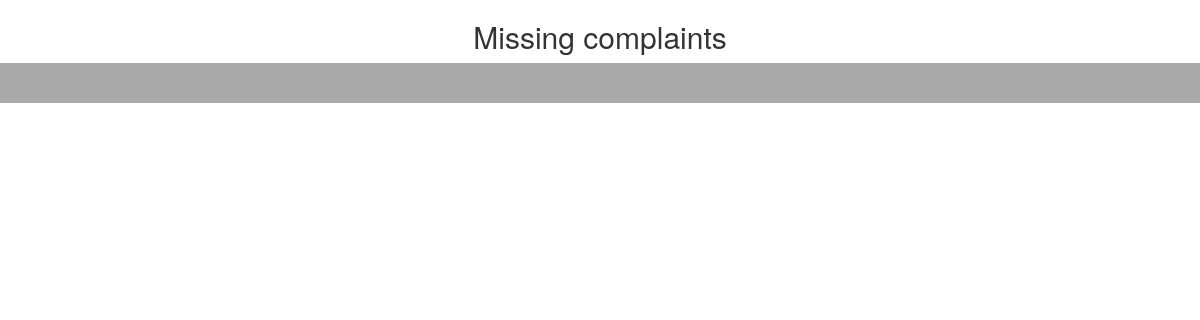
The app's page /EasyFind/book.php, older data.
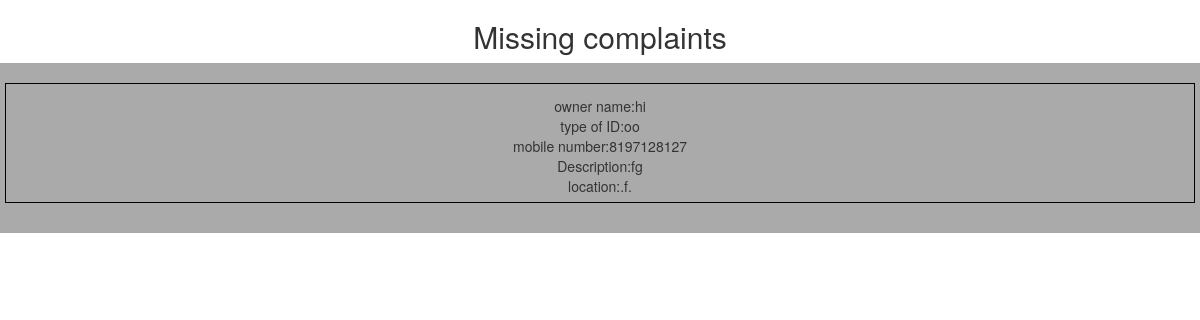
The same page, newer data.
### tables this page shows
CREATE TABLE `book` (
  `id` int(10) NOT NULL,
  `owner` varchar(255) NOT NULL,
  `typeid` varchar(255) NOT NULL,
  `phone` varchar(255) NOT NULL,
  `des` text NOT NULL,
  `location` varchar(255) NOT NULL
);

### EasyFind/book.php (the view, shortened to what this page needs)
<!DOCTYPE html>
    <html lang="en">
    <head>
        <link rel="stylesheet" href="https://maxcdn.bootstrapcdn.com/bootstrap/3.3.6/css/bootstrap.min.css" />
    </head>
    <body>
    <div class="row">
    <h2 style="text-align: center;">Missing complaints</h2>
  <div class="column" style="background-color:#aaa;">
    <?php
    $con=mysqli_connect("localhost","root","","iwtproject");
    $find_hackman=mysqli_query($con,"SELECT * FROM book");
    while($row=mysqli_fetch_assoc($find_hackman))
    {
     $own_name=$row['owner'];
     $typeid =$row['typeid'];
     $mobno =$row['phone'];
     $des =$row['des'];
     $location =$row['location'];
     echo"<p style='border: 1px solid black;padding: 1%;
     width: 100%;
     height: 120px;'>owner name:$own_name<br>
          type of ID:$typeid<br>
          mobile number:$mobno<br>
          Description:$des<br>
          location:$location</p>";
            }
    ?>
  </div>
</div>
   </body>
    </html>

### EasyFind/book.php (style rules this page uses)
* { box-sizing: border-box; }
.column { float: left; width: 100%; padding: 20px; text-align: center; }
.row:after { content: ""; display: table; clear: both; }

Row changes from the older to the newer data that the page shows:
added book: owner "hi", typeid "oo", phone "8197128127", des "fg", location ".f."
